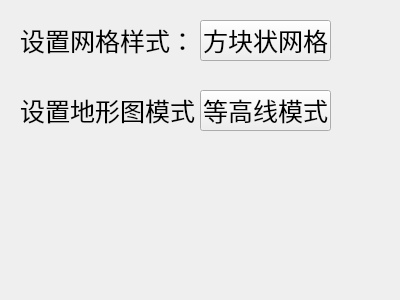
<?xml version="1.0" encoding="UTF-8"?>
<ui version="4.0">
 <class>SettingsWidget</class>
 <widget class="QWidget" name="SettingsWidget">
  <property name="geometry">
   <rect>
    <x>0</x>
    <y>0</y>
    <width>400</width>
    <height>300</height>
   </rect>
  </property>
  <property name="windowTitle">
   <string>Form</string>
  </property>
  <widget class="QLabel" name="setmeshstyle">
   <property name="geometry">
    <rect>
     <x>20</x>
     <y>20</y>
     <width>171</width>
     <height>41</height>
    </rect>
   </property>
   <property name="font">
    <font>
     <pointsize>19</pointsize>
    </font>
   </property>
   <property name="text">
    <string>设置网格样式：</string>
   </property>
  </widget>
  <widget class="QPushButton" name="SetMesh">
   <property name="geometry">
    <rect>
     <x>200</x>
     <y>20</y>
     <width>131</width>
     <height>41</height>
    </rect>
   </property>
   <property name="font">
    <font>
     <pointsize>19</pointsize>
    </font>
   </property>
   <property name="text">
    <string>方块状网格</string>
   </property>
  </widget>
  <widget class="QLabel" name="setprinterstyle">
   <property name="geometry">
    <rect>
     <x>20</x>
     <y>90</y>
     <width>191</width>
     <height>41</height>
    </rect>
   </property>
   <property name="font">
    <font>
     <pointsize>19</pointsize>
    </font>
   </property>
   <property name="text">
    <string>设置地形图模式：</string>
   </property>
  </widget>
  <widget class="QPushButton" name="SetPrinter">
   <property name="geometry">
    <rect>
     <x>200</x>
     <y>90</y>
     <width>131</width>
     <height>41</height>
    </rect>
   </property>
   <property name="font">
    <font>
     <pointsize>19</pointsize>
    </font>
   </property>
   <property name="text">
    <string>等高线模式</string>
   </property>
  </widget>
 </widget>
 <resources/>
 <connections/>
</ui>
